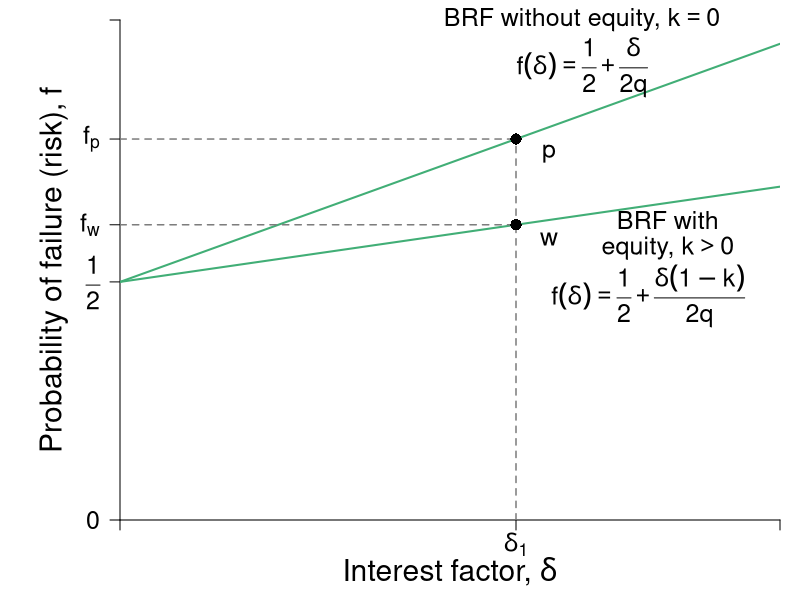

Generate this figure with R:
#Graph Designer: Simon Halliday, Harriet Brookes-Gray 
#Authors: Bowles, Foley and Halliday
#Title: Coordination, Conflict and Competition: A Text in Microeconomics

library(shape)
pdf(file = "credit/brf_equity_new.pdf", width = 9, height = 7)

#Set parameters for graphics
pointsize <- 1.8
axislabelsize <- 1.8
labelsize <- 1.5
namesize <- 1.8
annotatesize <- 1.5
graphlinewidth <- 2
segmentlinewidth <- 1.5

COL <- c("#7fc97f", "#beaed4", "#fdc086", "#ffff99", "#386cb0", "#f0027f", "#bf5b17", "#666666")
COLA <- c("#e0f3db", "#99d8c9","#66c2a4","#41ae76", "#238b45", "#005824")
COLB <- c("#c6dbef", "#4eb3d3", "#2b8cbe", "#0868ac","#084081")
COLC <- c("#fcfbfd", "#efedf5", "#dadaeb", "#bcbddc", "#9e9ac8", "#807dba", "#6a51a3", "#54278f", "#3f007d")
grays <- gray.colors(25, start = 1, end = 0, alpha = 1)

#Edited the margins to cater for the larger LHS labels
par(mar =  c(4, 6, 1, 1))

brfFn <- function(delta, mu = 1, k = 1) {
  .5 + (delta / (2 * mu)) * (1 - k)
}

PCFn <- function(delta, mu = 1) {
  delta/mu
}

isoreturnFn <- function(delta, pi=0.125) {
  1 - (pi)/delta
}

yFn <- function(d1, f1, mu = 1){
  mu*f1*(1 - f1) - d1*(1 - f1)
}

ylow <- function(delta, mu = 1, ybar = 0.0625){
  (-sqrt(delta^2 - 2*delta*mu + mu^2 - 4*mu*ybar) + delta + mu)/(2*mu)
}

yhigh <- function(delta, mu = 1, ybar = 0.0625){
  (sqrt(delta^2 - 2*delta*mu + mu^2 - 4*mu*ybar) + delta + mu)/(2*mu)
}

xlims <- c(0, 1)
ylims <- c(0, 1.05)

npts <- 501 
d1 <- seq(xlims[1], xlims[2], length.out = npts)
f1 <- seq(ylims[1], ylims[2], length.out = npts) 
a <- c(0.0625)

plot(0, 0, xlim = xlims, ylim = ylims, type = "n",
     xlab = expression(paste("")),
     ylab = expression(paste("")), 
     xaxt = "n", 
     yaxt = "n", 
     cex.lab = axislabelsize, 
     bty = "n", 
     xaxs = "i", 
     yaxs = "i"
)


ticksy <- c(ylims[1], 0.5, brfFn(delta = 0.6, k = 0.6), brfFn(0.6, k = 0), ylims[2])
ylabels <- c(0, expression(paste(frac(1,2))), expression(paste(f[w])),expression(paste(f[p])), NA)
ticksx <- c(xlims[1], 0.6, xlims[2])
xlabels <- c(NA, expression(paste(delta[1])), NA)

axis(1, at = ticksx, pos = 0, labels = xlabels, cex.axis = labelsize)
axis(2, at = ticksy, pos = 0, labels = ylabels, las = 1, cex.axis = labelsize)

npts <- 503 
xx1 <- seq(xlims[1], xlims[2], length.out = npts)

#Draw the graphs
#lines(xx1, brfFn(xx1, k = 0), col = COLA[4], lwd = graphlinewidth)
lines(xx1, brfFn(xx1, k = 0), col = COLA[4], lwd = graphlinewidth)
lines(xx1, brfFn(xx1, k = 0.6), col = COLA[4], lwd = graphlinewidth)
#lines(xx1, isoreturnFn(xx1, pi = 0.25), col = COLB[4], lwd = graphlinewidth)
#lines(xx1, isoreturnFn(xx1, pi = 0.375), col = COLB[4], lwd = graphlinewidth)


#Axis labels
mtext(expression(paste("Interest factor, ", delta)), side = 1, line = 2.5, cex = axislabelsize)
text(-0.1, 0.5*(ylims[2]), expression(paste("Probability of failure (risk), ", f)), xpd = TRUE, cex = axislabelsize, srt = 90) 


#segments(0, 0.75, xlims[2], 0.75, lty = 2, col = grays[20] , lwd = segmentlinewidth)



segments(0, brfFn(delta = 0.6, k = 0.6), 0.6, brfFn(delta = 0.6, k = 0.6), lty = 2, col = grays[20] , lwd = segmentlinewidth)
segments(0.6, 0, 0.6, brfFn(delta = 0.6, k = 0.6), lty = 2, col = grays[20] , lwd = segmentlinewidth)
points(0.6, brfFn(0.6, k = 0.6), pch = 16, col = "black", cex = 1.5)

segments(0.6, 0.64, 0.6, brfFn(delta = 0.6, k = 0), lty = 2, col = grays[20] , lwd = segmentlinewidth)
segments(0, brfFn(delta = 0.6, k = 0), 0.6, brfFn(delta = 0.6, k = 0), lty = 2, col = grays[20] , lwd = segmentlinewidth)
points(0.6, brfFn(0.6, k = 0), pch = 16, col = "black", cex = 1.5)

text(0.65, brfFn(delta = 0.6, k = 0) - 0.03, expression(paste(p)), cex = labelsize)
text(0.65, brfFn(delta = 0.6, k = 0.6) - 0.03, expression(paste(w)), cex = labelsize)

text(0.8, 0.47, expression(paste(f(delta)== frac(1,2) + frac(delta(1-k),2*q))), cex = labelsize, xpd = TRUE)
text(0.83, 0.63, expression(paste("BRF with")), cex = labelsize,xpd = TRUE)
text(0.83, 0.57, expression(paste("equity, ", k > 0)), cex = labelsize, xpd = TRUE)
#text(1.84, 0.72, expression(paste(k > 0)), cex = labelsize, xpd = TRUE)


text(0.7, 0.95, expression(paste(f(delta)== frac(1,2) + frac(delta,2*q))), cex = labelsize, xpd = TRUE)
text(0.7, 1.05, expression(paste("BRF without equity, ", k == 0)), cex = labelsize, xpd = TRUE)
#text(1.72, 0.995, expression(paste("equity, ", k == 0)), cex = labelsize, xpd = TRUE)

#segments(1, 0, 1, brfFn(delta = 1, k = 0.5), lty = 2, col = grays[20] , lwd = segmentlinewidth)
#points(1, brfFn(1, k = 0.5), pch = 16, col = "black", cex = 1.5)
#text(1, brfFn(1, k = 0.5) + 0.04, expression(paste(n)), cex = labelsize)

#segments(0.64, 0, 0.64, brfFn(delta = 0.64, k = 0.666), lty = 2, col = grays[20] , lwd = segmentlinewidth)
#points(0.64, brfFn(0.64, k = 0.666), pch = 16, col = "black", cex = 1.5)
#text(0.64 + 0.04, brfFn(0.64, k = 0.666) - 0.03, expression(paste(a)), cex = labelsize)


#text(0.53, 1, expression(paste("Excluded borrower's BRF")), cex = labelsize, xpd = TRUE)
#text(0.55, 0.94, expression(paste(f(delta, k[1] < k^0))), cex = labelsize)

#text(1.51, 1, expression(paste("Marginal borrower's BRF")), cex = labelsize, xpd = TRUE)
#text(1.45, 0.94, expression(paste(f(delta, k[2] == k^0))), cex = labelsize)


#text(1.725, 0.51, expression(paste("BRF for borrower")), cex = labelsize, xpd = TRUE)
#text(1.725, 0.45, expression(paste("with more than")), cex = labelsize, xpd = TRUE)
# text(1.725, 0.39, expression(paste("minimum collateral")), cex = labelsize, xpd = TRUE)
# text(1.725, 0.32, expression(paste(f(delta, k[3] > k^0))), cex = labelsize, xpd = TRUE)
# Arrows(1.75, 0.55, 1.75, 0.77, col = "black", lty = 1, lwd = 2, arr.type = "triangle", arr.lwd = 0.5)
# 
# text(0.825, 0.43, expression(paste(pi > 1 + rho)), cex = labelsize)
# 
# text(0.19, 0.37, expression(paste("Zero profit")), cex = labelsize)
# text(0.19, 0.31, expression(paste("condition")), cex = labelsize)
# text(0.1725, 0.25, expression(paste(pi[0] == 1 + rho)), cex = labelsize)


dev.off()
